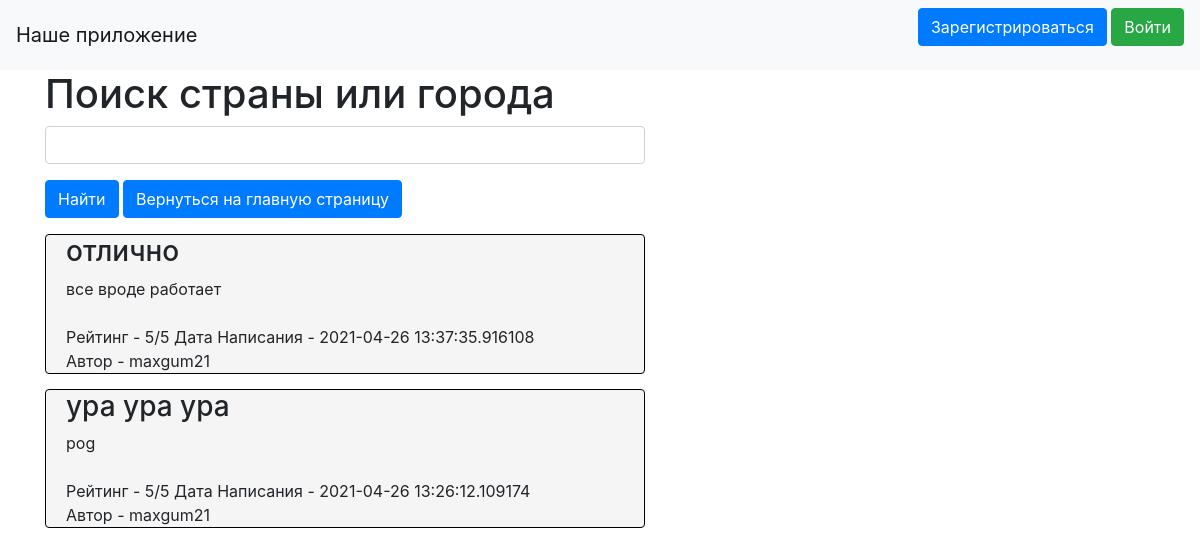
The page /map_compiler on the database as committed earlier.
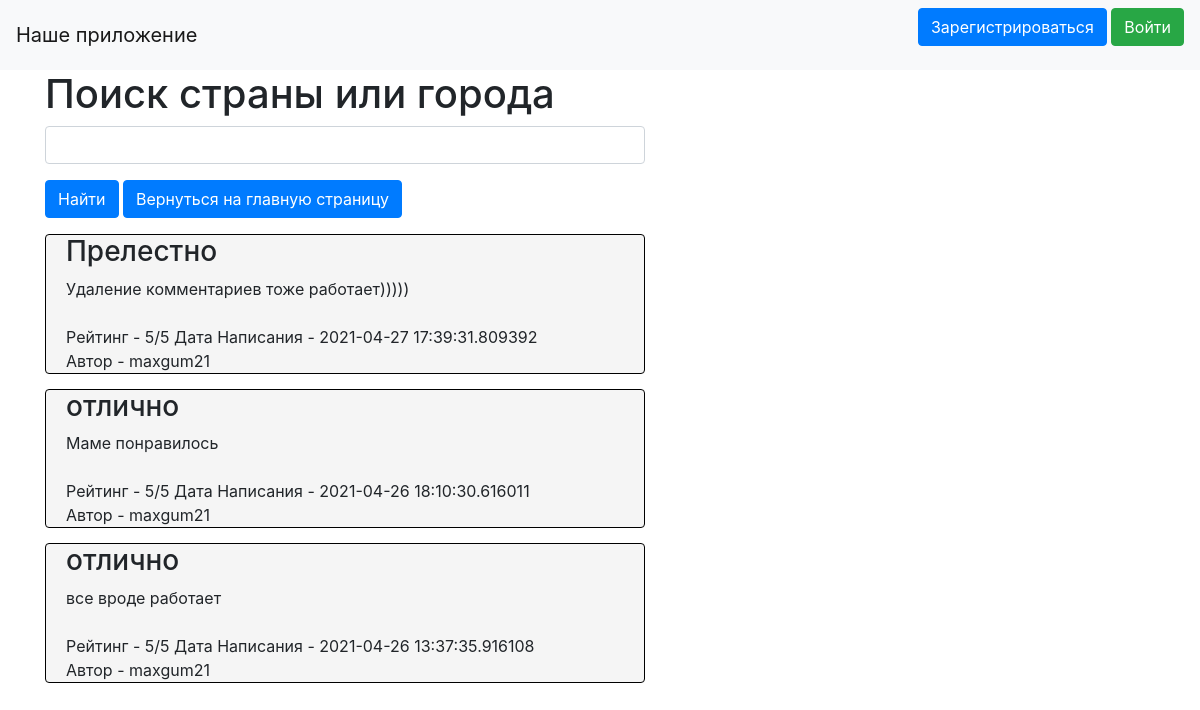
The same page on the database as committed later.
### review_db/data/ratings.py (models this page shows, shortened)
class Rating(SqlAlchemyBase, UserMixin, SerializerMixin):
    __tablename__ = 'comments'
    id = sql.Column(sql.Integer, autoincrement=True, primary_key=True)
    comment_top = sql.Column(sql.String, nullable=True)
    comment_bottom = sql.Column(sql.String, nullable=True)
    rating = sql.Column(sql.Integer, nullable=False)
    post_date = sql.Column(sql.DateTime, default=datetime.datetime)
    creator = sql.Column(sql.Integer, sql.ForeignKey("users.id"))
    user = orm.relation('User')

### review_db/data/users.py (models this page shows, shortened)
class User(SqlAlchemyBase, UserMixin, SerializerMixin):
    __tablename__ = 'users'
    id = sql.Column(sql.Integer, autoincrement=True, primary_key=True)
    nickname = sql.Column(sql.String, unique=True, nullable=True)
    email = sql.Column(sql.String, unique=True, index=True, nullable=True)
    name = sql.Column(sql.String, nullable=True)
    hash_password = sql.Column(sql.String, nullable=True)
    comment = orm.relation('Rating', back_populates='user')

### main.py (the view, shortened to what this page needs)
@app.route('/map_compiler', methods=['POST', 'GET'])
def map_compiler():
    form = _MapForms.MapForm()
    country_name = form.country.data
    session = review_session.create_session()
    img_src = None
    message = ''
    flag = False
    comms = list(session.query(ratings.Rating).all())[::-1]
    if form.return_to_main.data:
        return redirect(url_for('main_page'))
    return render_template('map_compiler.html', form=form, title='Поиск страны', flag=flag, img_src=img_src,
                           comments=comms, message=message)

### review_db/data/_MapForms.py
class MapForm(FlaskForm):
    country = StringField('Какую страну вы бы хотели увидеть?')
    submit = SubmitField('Найти')
    return_to_main = SubmitField('Вернуться на главную страницу')

### review_db/data/review_session.py (called while the page is built)
def create_session() -> Session:
    global __factory
    return __factory()

### templates/map_compiler.html (shortened to what this page needs)
{% extends "base.html" %}
{% block content %}
<h1>Поиск страны или города</h1>
<form action="" method="post">
    <p>
        {{ form.country(class="form-control search_bar") }}
    </p>
    <p>
        {{ form.submit(type="submit", class="btn btn-primary") }}
        {{ form.return_to_main(type="submit", class="btn btn-primary") }}
    </p>
    <p>
        {% for item in comments %}
            <div class="col-md6 border rounded">
                <h3 class="comment-offset">{{item.comment_top}}</h3>
                <div class="comment-offset">
                    {{item.comment_bottom}}
                </div> <br>
                <div class="comment-offset">
                    Рейтинг - {{item.rating}}/5 Дата Написания - {{item.post_date}} <br>
                    Автор - {{item.user.nickname}}
                </div>
            </div>
        {% endfor %}
    </p>
</form>
{% endblock %}

Rows that differ between the two databases and show on the page:
removed Rating: comment_top "ура ура ура", comment_bottom "pog", rating "5", post_date "2021-04-26 13:26:12.109174", user.nickname "maxgum21"
added Rating: comment_top "Прелестно", comment_bottom "Удаление комментариев тоже работает)))))", rating "5", post_date "2021-04-27 17:39:31.809392", user.nickname "maxgum21"
added Rating: comment_top "отлично", comment_bottom "Маме понравилось", rating "5", post_date "2021-04-26 18:10:30.616011", user.nickname "maxgum21"
